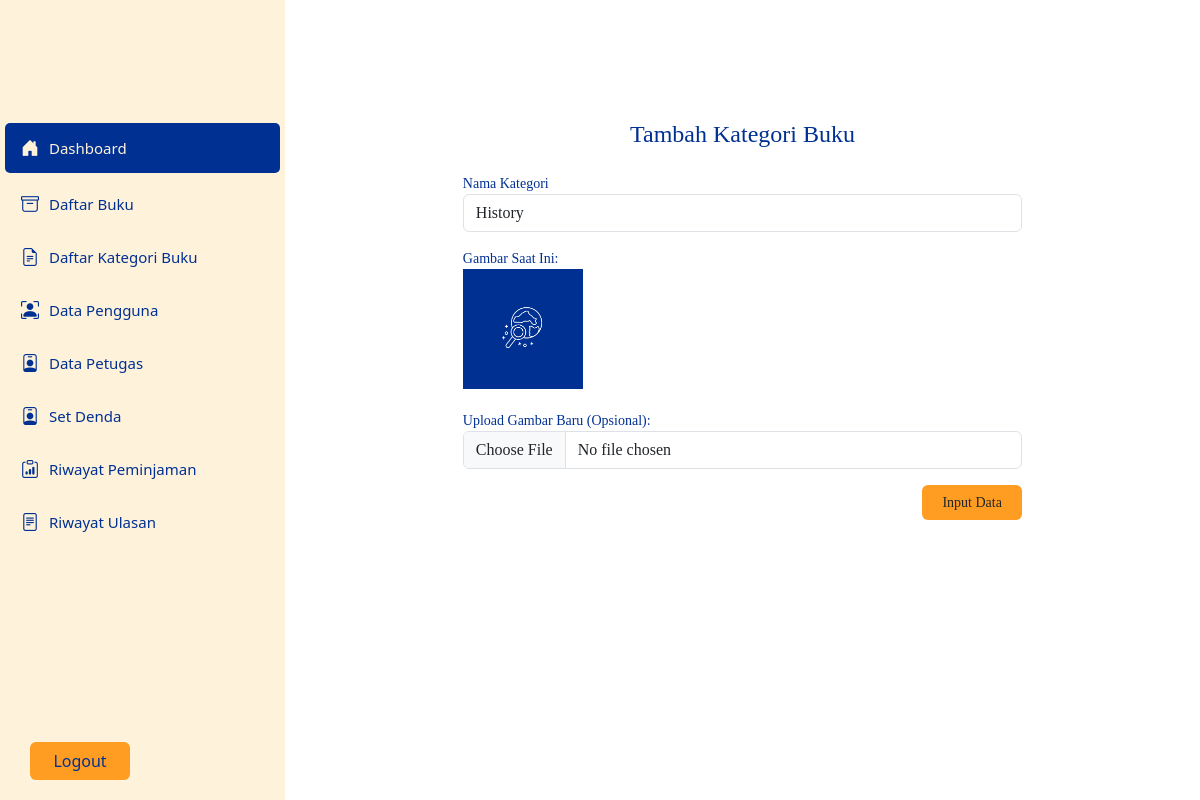
Screenshot of /back_end/admin/index.php?page=edit_kat&id=9 (signed in) with the database file from the repository.
### tables this page shows
CREATE TABLE `tb_kategoribuku` (
  `id_kategori` int(11) NOT NULL,
  `nama_kategori` varchar(255) NOT NULL,
  `gambar_kategori` varchar(255) NOT NULL
);

### back_end/admin/pages/edit_kat.php (the view, shortened to what this page needs)
<?php
include "../../lib/koneksi.php";
$id_kat = $_GET['id'];
$sql = "SELECT * FROM tb_kategoribuku WHERE id_kategori = :id";
$stmt = $pdo->prepare($sql);
$stmt->bindParam(':id', $id_kat);
$stmt->execute();
$resl = $stmt->fetch(PDO::FETCH_ASSOC);
?>
<div class="container">
    <div class="row justify-content-center">
        <div class="col-md-8">
            <center>
                <h4 class="mb-4">Tambah Kategori Buku</h4>
            </center>
            <form action="" method="post" enctype="multipart/form-data">
                <div class="mb-3">
                    <label>Nama Kategori</label>
                    <input type="text" name="name" class="form-control" value="<?=$resl['nama_kategori'];?>">
                </div>
                <div class="mb-3">
                    <label>Gambar Saat Ini:</label><br>
                    <img src="<?='../../gbrcategori/' . $resl['gambar_kategori']; ?>" alt="cover" width="120"><br><br>
                    <label>Upload Gambar Baru (Opsional):</label>
                    <input type="file" name="gbr" class="form-control">
                </div>
                <button type="submit" class="btn btn-md">Input Data</button>
            </form>
        </div>
    </div>
</div>

### back_end/admin/pages/edit_kat.php (style rules this page uses)
.container { font-size: 14px; font-family: biasa; color: #003092; }
.col-md-8 { margin-top: 100px; }
.col-md-8 h4 { font-family: aes; color: #003092; }
.btn { background-color: #FF9D23; width: 100px; height: auto; float: right; font-size: 14px; }

### rows the page displays
tb_kategoribuku: name "History", gambar_kategori (picture)
